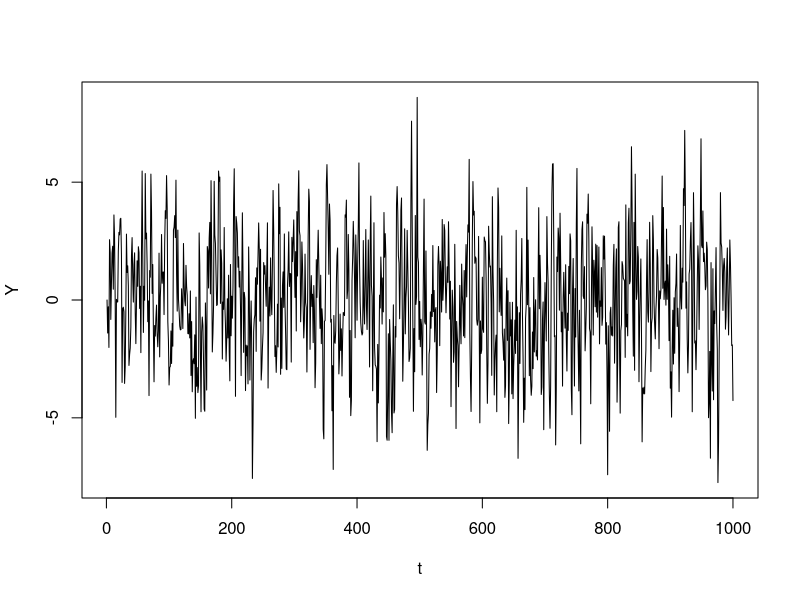
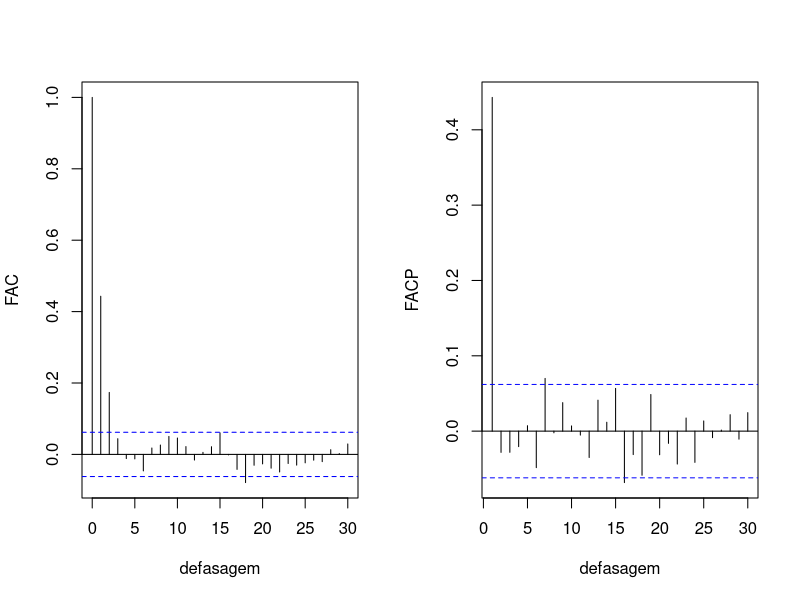
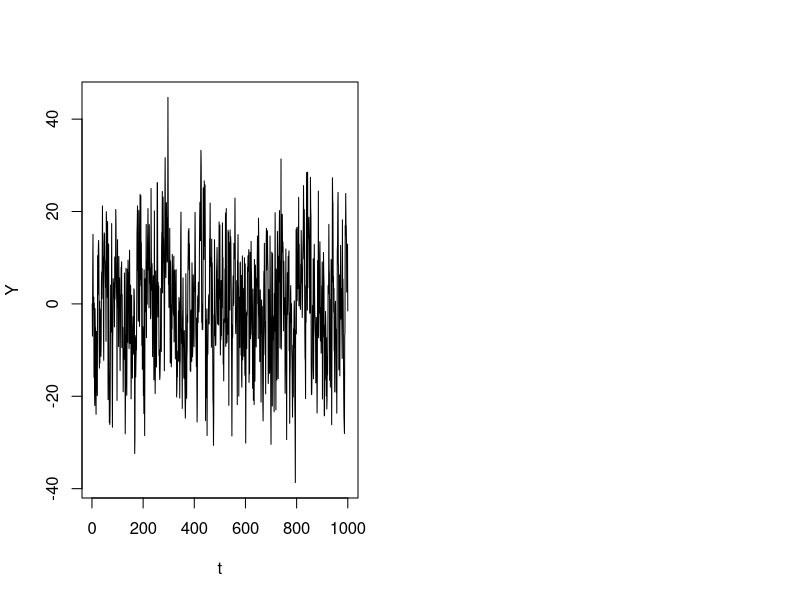
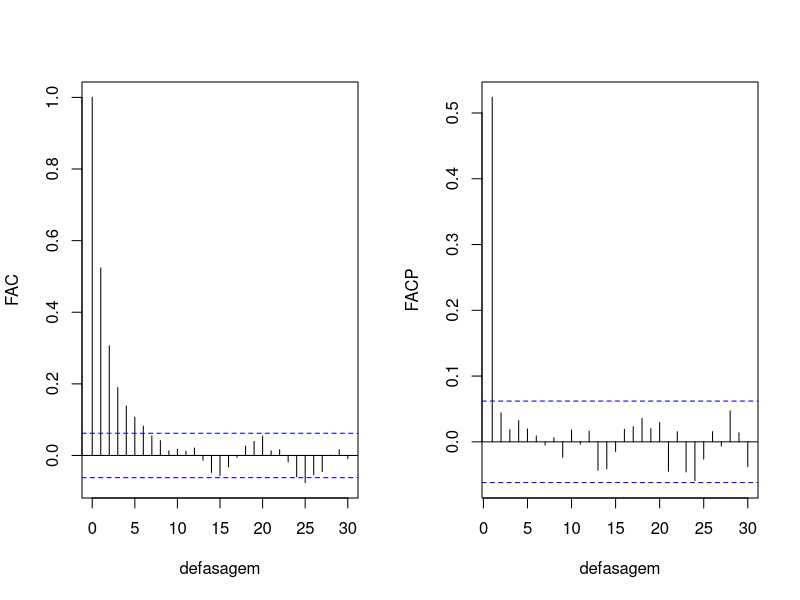
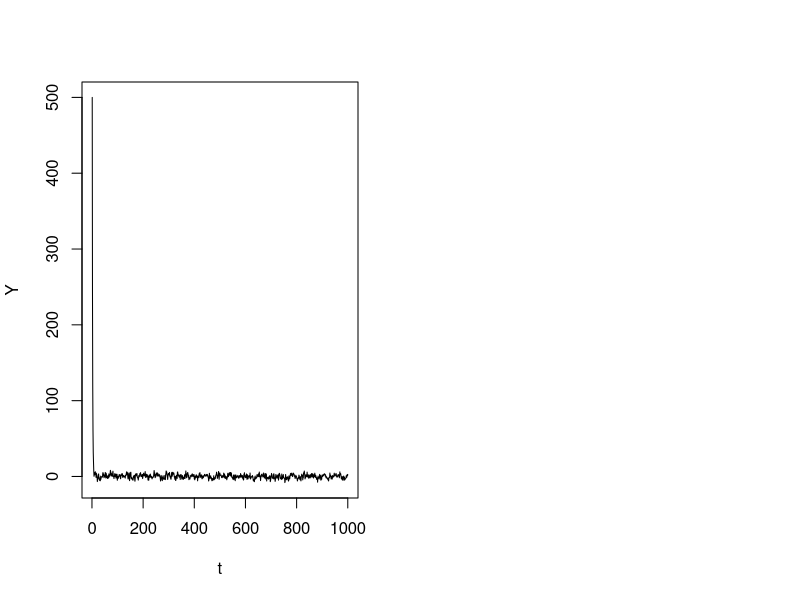
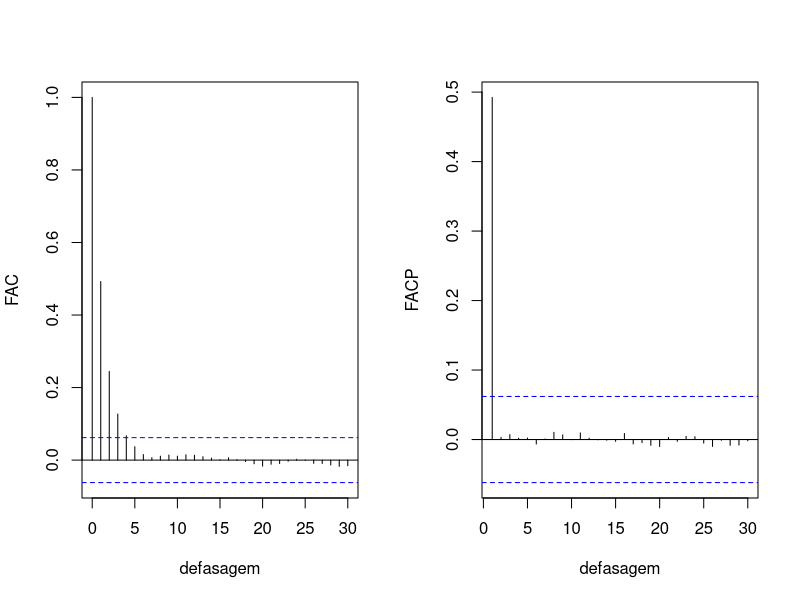
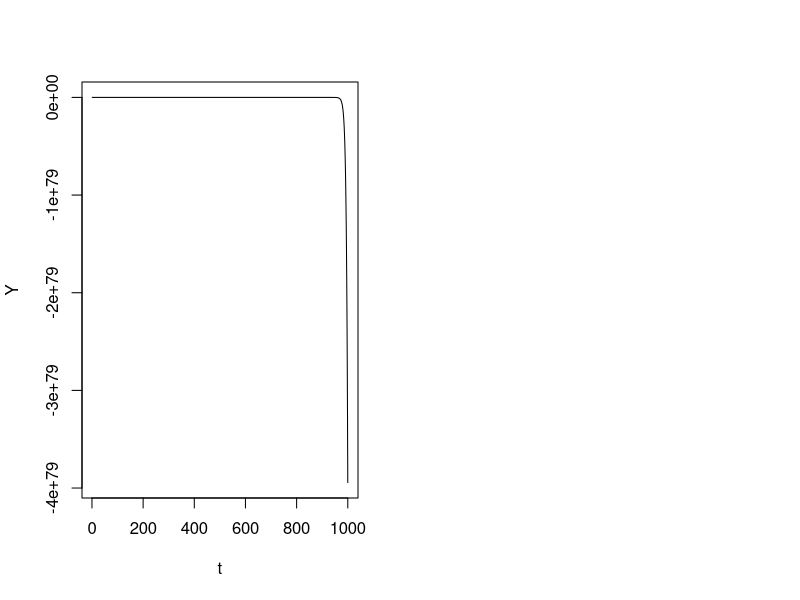
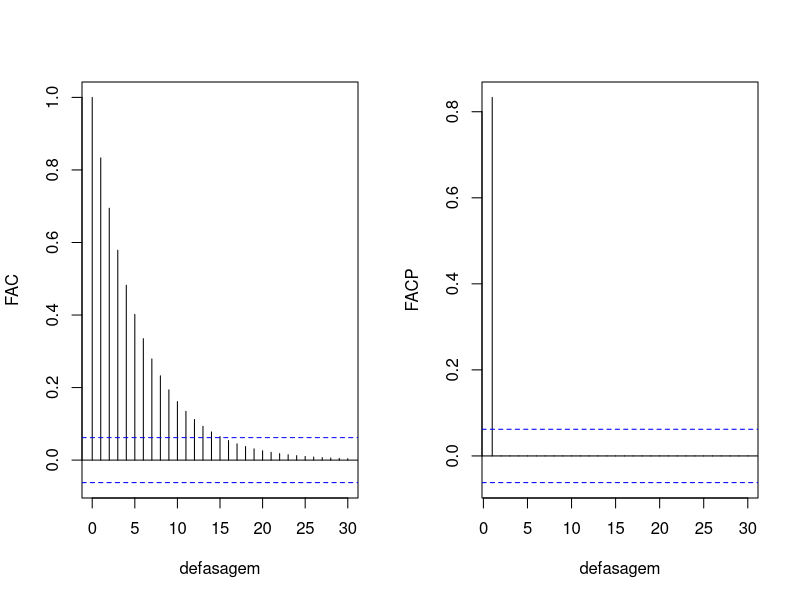

Here is the R script that generated these plots, in order:
## ---- chunk 1
knitr::opts_chunk$set(
  fig.output = "70%"
)
## ---- chunk 2

# reprodutibilidade
set.seed(1)

# função geradora de processo AR(1)
ar1 = function(
    # quantidade de t
    t,
    # constante
    phi_0 = 0,
    # coeficiente autoregressivo
    phi_1,
    # variância do erro
    v,
    # média do erro
    erro_medio = 0,
    # valor inicial (coloquei a média do processo como default)
    y_0 = phi_0 / (1 - phi_1)
) {
  
  # y_t inicial
  y_t = y_0
  
  # gerando processo a partir de t_2 até t
  for (i in 2:t) {
    # ruído branco
    erro = rnorm(1, mean = erro_medio, sd = sqrt(v))
    # AR1
    y_t[i] = phi_0 + phi_1 * y_t[i - 1] + erro
  }
  
  # retorna processo
  return(y_t)
}
## ---- chunk 3
# série AR(1)
y_t = ar1(
  t = 1000,
  phi_1 = 0.5,
  v = 5
)
## ---- chunk 4
# série
plot(
  y_t, type = "l",
  xlab = "t",
  ylab = "Y"
)

# funções de autocorrelação
par(mfrow = c(1, 2))
acf(y_t, main = "", xlab = "defasagem", ylab = "FAC")
pacf(y_t, main = "", xlab = "defasagem", ylab = "FACP")
## ---- chunk 5
# série AR(1)
y_t = ar1(
  t = 1000,
  phi_1 = 0.5,
  v = 100
)

head(y_t)
## ---- chunk 6
# série
plot(
  y_t, type = "l",
  xlab = "t",
  ylab = "Y"
)

# funções de autocorrelação
par(mfrow = c(1, 2))
acf(y_t, main = "", xlab = "defasagem", ylab = "FAC")
pacf(y_t, main = "", xlab = "defasagem", ylab = "FACP")
## ---- chunk 7
erro = rnorm(1000, 0, 10)
head(erro)

# média do erro
mean(erro)
## ---- chunk 8
# série AR(1)
y_t = ar1(
  t = 1000,
  phi_1 = 0.5,
  v = 5,
  y_0 = 500
)

head(y_t)
## ---- chunk 9
# série
plot(
  y_t, type = "l",
  xlab = "t",
  ylab = "Y"
)

# funções de autocorrelação
par(mfrow = c(1, 2))
acf(y_t, main = "", xlab = "defasagem", ylab = "FAC")
pacf(y_t, main = "", xlab = "defasagem", ylab = "FACP")
## ---- chunk 10
# série AR(1)
y_t = ar1(
  t = 1000,
  phi_1 = 1.2,
  v = 5
)

head(y_t, 20)
## ---- chunk 11
# série
plot(
  y_t, type = "l",
  xlab = "t",
  ylab = "Y"
)

# funções de autocorrelação
par(mfrow = c(1, 2))
acf(y_t, main = "", xlab = "defasagem", ylab = "FAC")
pacf(y_t, main = "", xlab = "defasagem", ylab = "FACP")
## ---- chunk 12
# função geradora de processo AR(1) com previsão
ar1 = function(
    # quantidade de t
    t,
    # constante
    phi_0 = 0,
    # coeficiente autoregressivo
    phi_1,
    # variância do erro
    v,
    # média do erro
    erro_medio = 0,
    # valor inicial (coloquei a média do processo como default)
    y_0 = phi_0 / (1 - phi_1),
    # horizonte de previsão
    h = NULL
) {
  
  # y_t inicial
  y_t = y_0
  
  # gerando processo a partir de t_2 até t
  for (i in 2:t) {
    # ruído branco (ou apenas próximo o suficiente, para simular o mundo real)
    erro = rnorm(1, mean = erro_medio, sd = sqrt(v))
    # AR1
    y_t[i] = phi_0 + phi_1 * y_t[i - 1] + erro
  }

  # previsão
  if (!is.null(h)) {
    # média condicional
    u = mean(y_t)
    # loop representando a eq. 10
    for (i in 1:h) {
      y_t[t + i] = tail(cumsum(phi_0 * phi_1 ^ (1:i - 1)), 1) + u * (phi_1) ^ i
    }
  }
  
  # retorna processo
  return(y_t)
}
## ---- chunk 13
# série AR(1)
y_t = ar1(
  t = 1000,
  phi_1 = 0.5,
  v = 5,
  h = 200
)

# evidência da convergência em números
y_t[995:1015]
## ---- chunk 14
# série
plot(
  y_t, type = "l",
  xlab = "t, h",
  ylab = "Y"
)

# funções de autocorrelação
par(mfrow = c(1, 2))
acf(y_t, main = "", xlab = "defasagem", ylab = "FAC")
pacf(y_t, main = "", xlab = "defasagem", ylab = "FACP")
## ---- chunk 15
# série AR(1)
y_t = ar1(
  t = 1000,
  phi_1 = 1.2,
  v = 5,
  h = 200
)
## ---- chunk 16
# série
plot(
  y_t, type = "l",
  xlab = "t, h",
  ylab = "Y"
)

# funções de autocorrelação
par(mfrow = c(1, 2))
acf(y_t, main = "", xlab = "defasagem", ylab = "FAC")
pacf(y_t, main = "", xlab = "defasagem", ylab = "FACP")
